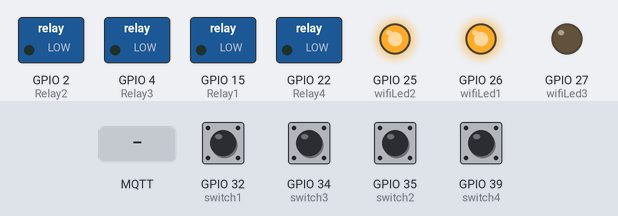
Simulated run of this sketch. Board: ESP32. On the bench: switched loads named in the sketch (green lamp = pin HIGH), output pins drawn as LEDs (lit = HIGH). The inputs (shaded band) are chosen by the test bench; at power-on: GPIO 32 (switch1), GPIO 34 (switch3), GPIO 35 (switch2), GPIO 39 (switch4) HIGH. WiFi joins after 1.5 s; servers stay silent unless stated; no MQTT or app messages arrive unless stated; what the sketch prints to the serial monitor is not drawn.

Above: at 3.5 s.
3.6 s: GPIO 32 (switch1) pulled LOW for 0.15 s
At 4.9 s:
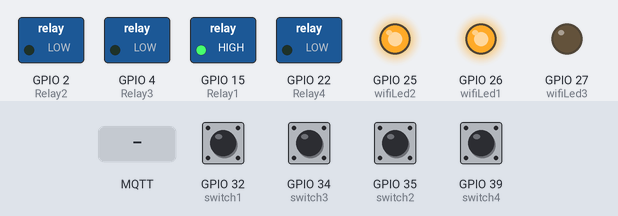
5.2 s: MQTT message "0" arrives on the first subscribed topic
At 5.6 s:
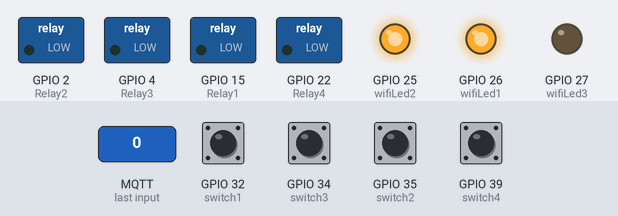
6.8 s: MQTT message "1" arrives on the first subscribed topic
At 8.1 s:
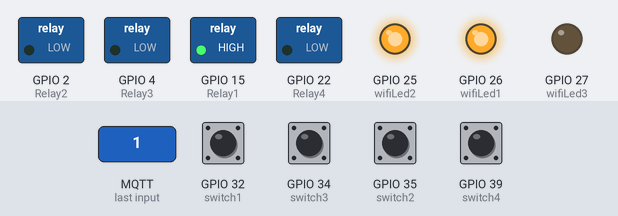
8.4 s: GPIO 34 (switch3) pulled LOW for 0.15 s
At 9.6 s:
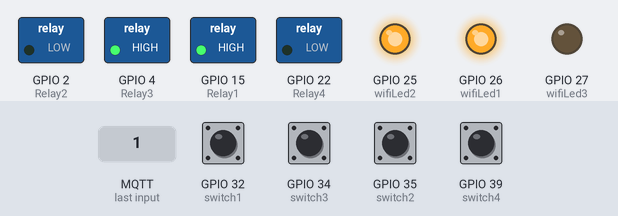
10.1 s: GPIO 35 (switch2) pulled LOW for 0.15 s
At 11.4 s:
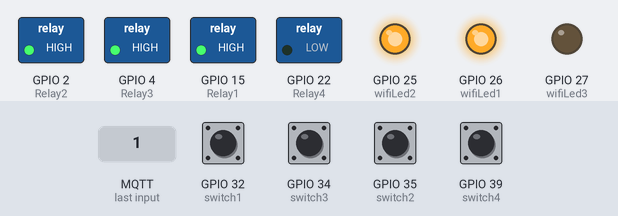
11.7 s: GPIO 39 (switch4) pulled LOW for 0.15 s
At 12.3 s:
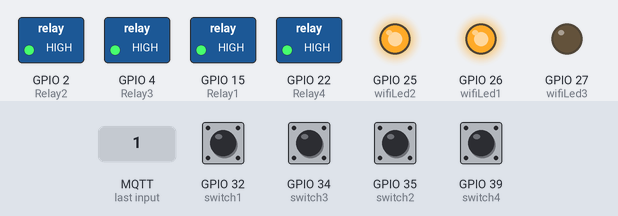
Timing chart, 0 to 14.4 s (numbered marks = the images above; inputs shaded):
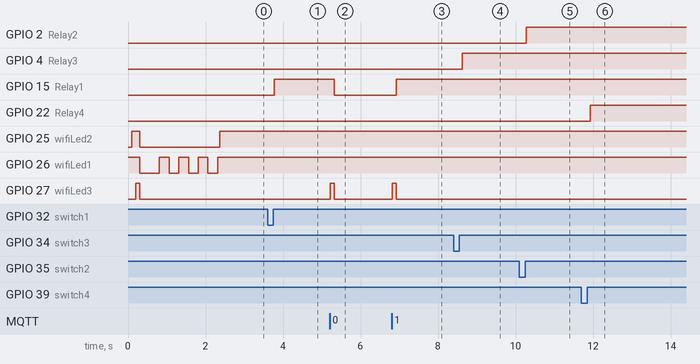

Measured:
- after the input at 3.6 s, GPIO 15 (Relay1): LOW → HIGH after 0.17 s
- after the input at 5.2 s, GPIO 15 (Relay1): HIGH → LOW after 0.12 s; GPIO 27 (wifiLed3): LOW → HIGH at once, → LOW 0.10 s later
- after the input at 6.8 s, GPIO 15 (Relay1): LOW → HIGH after 0.12 s; GPIO 27 (wifiLed3): LOW → HIGH at once, → LOW 0.10 s later
- after the input at 8.4 s, GPIO 4 (Relay3): LOW → HIGH after 0.23 s
- after the input at 10.1 s, GPIO 2 (Relay2): LOW → HIGH after 0.18 s
- after the input at 11.7 s, GPIO 22 (Relay4): LOW → HIGH after 0.23 s

The sketch:

Reyax_Internet___Manual_Ctrl_.ino
```cpp
#include <WiFi.h>
#include <PubSubClient.h>

const int Relay1 = 15;
const int Relay2 = 2;
const int Relay3 = 4;
const int Relay4 = 22;

#define switch1 32
#define switch2 35
#define switch3 34
#define switch4 39


//WiFi Status LED
#define wifiLed1 26
#define wifiLed2 25
#define wifiLed3 27

int switch_ON_Flag1_previous_I = 0;
int switch_ON_Flag2_previous_I = 0;
int switch_ON_Flag3_previous_I = 0;
int switch_ON_Flag4_previous_I = 0;

// Update these with values suitable for your network.
//WIFI SETUP
const char* ssid = "HTC Portable Hotspot 7ABF"; //WiFI Name
const char* password = "1234567tc"; //WiFi Password
const char* mqtt_server = "iot.reyax.com";

//MQTT SETUP
const char* username = "mWwYrDpDhf"; //Reyax Useename
const char* pass = "4FsxEABSdE"; //Reyax Password
const char* topic = "api/request";
const char* clientID = "ESP8266Client-"; // client id
//String msgStr = "";      // MQTT message buffer

#define sub1 "switch1"
#define sub2 "switch2"
#define sub3 "switch3"
#define sub4 "switch4"

#define pub1 "switch1_state"
#define pub2 "switch2_state"
#define pub3 "switch3_state"
#define pub4 "switch4_state"

WiFiClient espClient;
PubSubClient client(espClient);
unsigned long lastMsg = 0;
#define MSG_BUFFER_SIZE  (300)
char msg[MSG_BUFFER_SIZE];
int value = 0;

void setup_wifi() {
  delay(10);
  // We start by connecting to a WiFi network
  Serial.println();
  Serial.print("Connecting to ");
  Serial.println(ssid);

  WiFi.mode(WIFI_STA);
  WiFi.begin(ssid, password);

  while (WiFi.status() != WL_CONNECTED) {
    digitalWrite(wifiLed1, HIGH);
    delay(250);
    Serial.print(".");
    digitalWrite(wifiLed1, LOW);
    delay(250);
  }
  randomSeed(micros());

  Serial.println("");
  Serial.println("WiFi connected");
  Serial.println("IP address: ");
  digitalWrite(wifiLed1, HIGH);
  Serial.println(WiFi.localIP());
}

void reconnect() {
  while (!client.connected()) {
    if (client.connect(clientID, username, pass)) {
      Serial.println("MQTT connected");
      digitalWrite(wifiLed2, HIGH);
      client.subscribe(sub1);
      client.subscribe(sub2);
      client.subscribe(sub3);
      client.subscribe(sub4);
      //Serial.println(sub1);

    } else {
      Serial.print("failed, rc=");
      Serial.print(client.state());
      Serial.println(" try again in few seconds");digitalWrite(wifiLed1, LOW);digitalWrite(wifiLed2, LOW);
      delay(200);
      digitalWrite(wifiLed1, HIGH);
      delay(200);// wait few sec and retry

//manual control when internet is not connected
    digitalWrite(Relay1, digitalRead(switch1));
    digitalWrite(Relay2, digitalRead(switch2));
    digitalWrite(Relay3, digitalRead(switch3));
    digitalWrite(Relay4, digitalRead(switch4));
   }
  }
}

void callback(char* topic, byte* payload, unsigned int length) {
  Serial.print("Message arrived in topic: ");
  digitalWrite(wifiLed3, HIGH);delay(100);
  Serial.println(topic);
  Serial.print("Message:");
  for (int i = 0; i< length; i++) {
  Serial.print((char)payload[i]);
  }
  Serial.println();
  Serial.print("Message size :");
  Serial.println(length);
  Serial.println();
  Serial.println("-----------------------");
  digitalWrite(wifiLed3, LOW);

  if (strstr(topic, sub1))
  {
    for (int i = 0; i < length; i++) {
      Serial.print((char)payload[i]);
    }
    Serial.println();
    // Switch on the LED if an 1 was received as first character
    if ((char)payload[0] == '0') {
      digitalWrite(Relay1, LOW);   // Turn the LED on (Note that LOW is the voltage level
      Serial.print("Relay1 LOW");
    } else {
      digitalWrite(Relay1, HIGH);  // Turn the LED off by making the voltage HIGH
      Serial.print("Relay1 HIGH");
    }
  }

  else if ( strstr(topic, sub2))
  {
    for (int i = 0; i < length; i++) {
      Serial.print((char)payload[i]);
    }
    Serial.println();
    // Switch on the LED if an 1 was received as first character
    if ((char)payload[0] == '0') {
      digitalWrite(Relay2, LOW);   // Turn the LED on (Note that LOW is the voltage level

    } else {
      digitalWrite(Relay2, HIGH);  // Turn the LED off by making the voltage HIGH

    }
  }
  else if ( strstr(topic, sub3))
  {
    for (int i = 0; i < length; i++) {
      Serial.print((char)payload[i]);
    }
    Serial.println();
    // Switch on the LED if an 1 was received as first character
    if ((char)payload[0] == '0') {
      digitalWrite(Relay3, LOW);   // Turn the LED on (Note that LOW is the voltage level

    } else {
      digitalWrite(Relay3, HIGH);  // Turn the LED off by making the voltage HIGH

    }
  }
  else if ( strstr(topic, sub4))
  {
    for (int i = 0; i < length; i++) {
      Serial.print((char)payload[i]);
    }
    Serial.println();
    // Switch on the LED if an 1 was received as first character
    if ((char)payload[0] == '0') {
      digitalWrite(Relay4, LOW);   // Turn the LED on (Note that LOW is the voltage level

    } else {
      digitalWrite(Relay4, HIGH);  // Turn the LED off by making the voltage HIGH

    }
  }
  else
  {
    Serial.println("unsubscribed topic");
  }
}
void manual_control(){

 if (digitalRead(switch1) == LOW)
  {
    if (switch_ON_Flag1_previous_I == 0 )
    {
      digitalWrite(Relay1, LOW);
      client.publish(pub1, "0");
      Serial.println("Relay1- ON");
      switch_ON_Flag1_previous_I = 1;
    }
    }
  if (digitalRead(switch1) == HIGH )
  {
    if (switch_ON_Flag1_previous_I == 1)
    {
      digitalWrite(Relay1, HIGH);
      client.publish(pub1, "1");
      Serial.println("Relay1 OFF");
     switch_ON_Flag1_previous_I = 0;
    }
    }
 if (digitalRead(switch2) == LOW)
  {
    if (switch_ON_Flag2_previous_I == 0 )
    {
      digitalWrite(Relay2, LOW);
      client.publish(pub2, "0");
      Serial.println("Relay1- ON");
      switch_ON_Flag2_previous_I = 1;
    }
    }
  if (digitalRead(switch2) == HIGH)
  {
    if (switch_ON_Flag2_previous_I == 1)
    {
      digitalWrite(Relay2, HIGH);
      client.publish(pub2, "1");
      Serial.println("Relay1 OFF");
     switch_ON_Flag2_previous_I = 0;
    }
    }
   if (digitalRead(switch3) == LOW)
  {
    if (switch_ON_Flag3_previous_I == 0 )
    {
      digitalWrite(Relay3, LOW);
      client.publish(pub3, "0");
      Serial.println("Relay1- ON");
      switch_ON_Flag3_previous_I = 1;
    }
    }
  if (digitalRead(switch3) == HIGH )
  {
    if (switch_ON_Flag3_previous_I == 1)
    {
      digitalWrite(Relay3, HIGH);
      client.publish(pub3, "1");
      Serial.println("Relay1 OFF");
      switch_ON_Flag3_previous_I = 0;
    }
   }
 if (digitalRead(switch4) == LOW)
  {
    if (switch_ON_Flag4_previous_I == 0 )
    {
      digitalWrite(Relay4, LOW);
      client.publish(pub4, "0");
      Serial.println("Relay1- ON");
      switch_ON_Flag4_previous_I = 1;
    }
    }
  if (digitalRead(switch4) == HIGH )
  {
    if (switch_ON_Flag4_previous_I == 1)
    {
      digitalWrite(Relay4, HIGH);
      client.publish(pub4, "1");
      Serial.println("Relay1 OFF");
      switch_ON_Flag4_previous_I = 0;
    }
   }
    delay(100);
}


void setup() {
  pinMode(Relay1, OUTPUT);
  pinMode(Relay2, OUTPUT);
  pinMode(Relay3, OUTPUT);
  pinMode(Relay4, OUTPUT);

  pinMode(switch1, INPUT);
  pinMode(switch2, INPUT);
  pinMode(switch3, INPUT);
  pinMode(switch4, INPUT);


  pinMode(wifiLed1, OUTPUT);
  pinMode(wifiLed2, OUTPUT);
  pinMode(wifiLed3, OUTPUT);

   digitalWrite(wifiLed1, HIGH);
   delay(100);
   digitalWrite(wifiLed2, HIGH);
   delay(100);
   digitalWrite(wifiLed3, HIGH);
   delay(100);

   digitalWrite(wifiLed1, LOW);
   digitalWrite(wifiLed2, LOW);
   digitalWrite(wifiLed3, LOW);
   delay(500);


  Serial.begin(115200);

  setup_wifi();
  client.setServer(mqtt_server, 1883);
  client.setCallback(callback);
}

void loop() {
  if (!client.connected()) {
    reconnect();

    }
    else{
    manual_control();
   }
  client.loop();
  delay(50);


}
```
